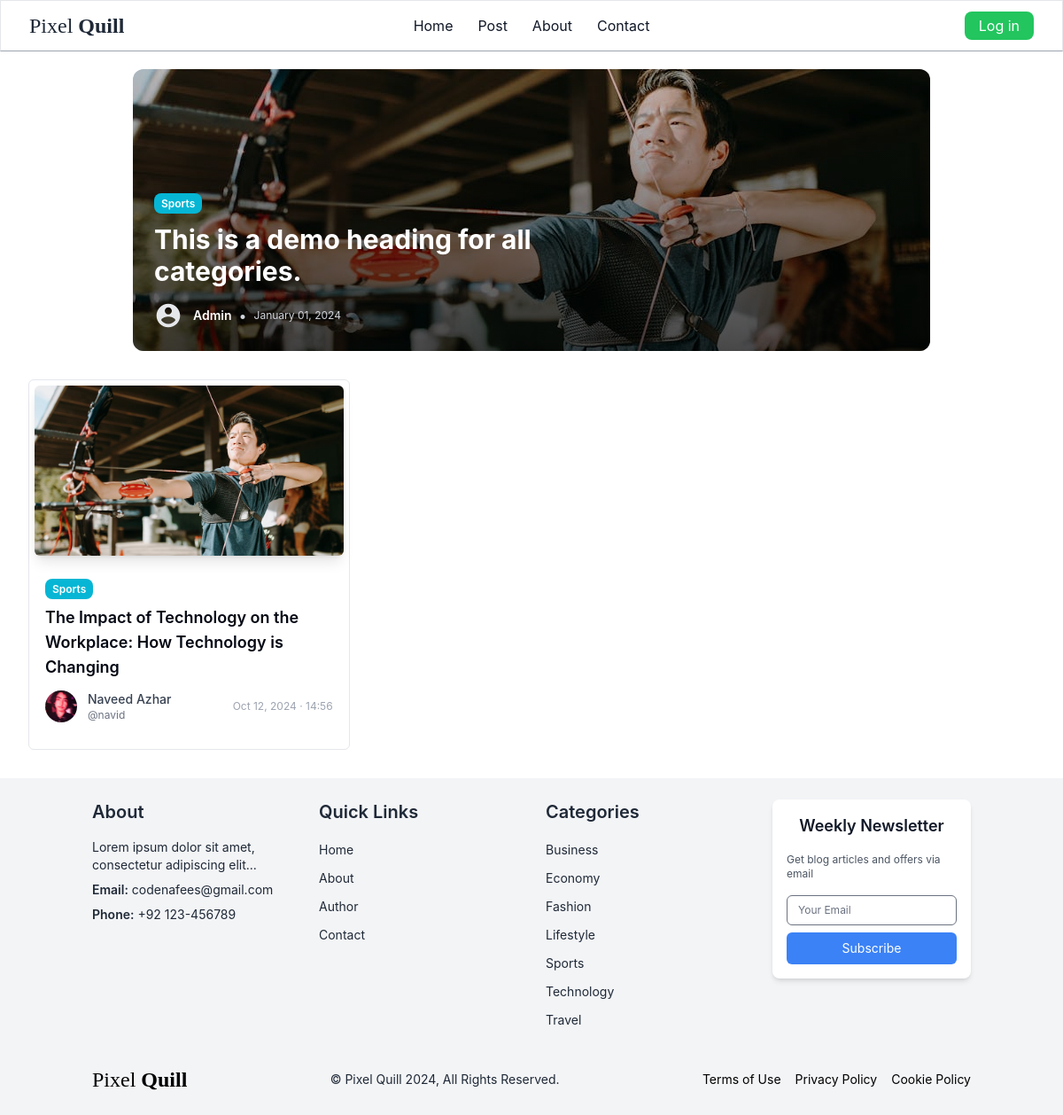
The app's page /category/2/ with its own data.
### core/models.py (models this page shows, shortened)
class Category(models.Model):
     name = models.CharField(max_length=255,  unique=True)
     class Meta:
          verbose_name_plural = 'Categories'
          ordering  = ('name',)
     def __str__(self):
          return self.name

class Blog(models.Model):
     created_by = models.ForeignKey(User, on_delete=models.CASCADE, related_name='author_blogs')
     heading = models.CharField(max_length=255, blank=False, null=True)
     category = models.ForeignKey(Category, on_delete=models.CASCADE, related_name="category_blogs")
     description = models.TextField(max_length=3000, null=True)
     image = models.ImageField(upload_to= 'blog/', null=True)
     added_date = models.DateTimeField(auto_now_add=True, null=True)

### authentication/models.py (models this page shows, shortened)
class Profile(models.Model):
    user =  models.OneToOneField(User, on_delete=models.CASCADE, related_name="profile")
    f_name = models.CharField(max_length=10, default='James')
    l_name = models.CharField(max_length=10, default='Joe')
    job_role = models.CharField(max_length=10, default='_job')
    profile_img = models.ImageField(upload_to='dp_img/', default=get_default_image_path, )
    bio = models.TextField(max_length=400, blank=True)
    acc_created = models.DateTimeField(auto_now_add=True, blank=True, null=True)

### core/views.py (the view)
# urls.py: path('category/<int:pk>/', views.category, name='category'),
def category(request, pk):
     profile = getUserProfile(request=request)
     profiles = Profile.objects.select_related('user').all()
     category = Category.objects.prefetch_related('category_blogs').get(id=pk)
     related_blogs = category.category_blogs.all()
     btn_col = btn_cols[str(category)]
     image = category_imgs[str(category)]
     image_url = static(f"{image}")  # Path to the image
     return render(request, 'core/category.html',
     {
          'related_blogs': related_blogs,
          'btn_col':btn_col,
          'category': category,
          'image_url': image_url,
          'profile': profile,
          'profiles': profiles,
     })

### core/templates/core/category.html (shortened to what this page needs)
{% extends "core/layout.html" %}
{% load static %}
{% load custom_filters %}
{% block content %}
<div class="mx-4 md:mx-8 my-5">
    <div class="w-full flex justify-center items-center">
        <div class="relative rounded-xl overflow-hidden">
            <div class="aspect-[17/6] relative">
                <img src="{{image_url}}" alt="heading image" class="w-full h-full object-cover">
                <div class="absolute inset-0 bg-gradient-to-t from-black/70 to-black/20"></div>
            </div>
            <div class="absolute inset-0 p-4 md:p-6 flex flex-col justify-end">
                <div class="mb-3">
                    <a href="{% url 'category' category.id %}" class="rounded-lg text-xs font-semibold {{btn_col}} text-white py-1 px-2">
                        {{category}}
                    </a>
                </div>
                <h1 class="text-white text-sm md:text-2xl lg:text-3xl font-bold mb-3 md:mb-4 max-w-xl">
                    This is a demo heading for all categories.
                </h1>
                <div class="flex items-center space-x-2 md:space-x-3">
                    <div class="w-6 h-6 md:w-8 md:h-8 text-white rounded-full items-center justify-center inline-block">
                        <svg class="text-gray-200" fill="currentColor" viewBox="0 0 24 24">
                            <path d="M12 2C6.48 2 2 6.48 2 12s4.48 10 10 10 10-4.48 10-10S17.52 2 12 2zm0 3c1.66 0 3 1.34 3 3s-1.34 3-3 3-3-1.34-3-3 1.34-3 3-3zm0 14.2c-2.5 0-4.71-1.28-6-3.22.03-1.99 4-3.08 6-3.08 1.99 0 5.97 1.09 6 3.08-1.29 1.94-3.5 3.22-6 3.22z"/>
                        </svg>
                    </div>
                    <div class="flex items-center space-x-1 md:space-x-2">
                        <span class="text-white text-xs md:text-sm font-semibold">Admin</span>
                        <span class="text-gray-300">•</span>
                        <span class="text-gray-300 text-xs">January 01, 2024</span>
                    </div>
                </div>
            </div>
        </div>
    </div>
    <div class="grid grid-cols-1 sm:grid-cols-2 lg:grid-cols-3 gap-4 md:gap-6 my-6 md:my-8">
        {% for blog in related_blogs %}
            <div class="border p-1.5 rounded-md">
                <a href="{% url 'details' blog.id %}">
                    <img src="{{blog.image.url}}" alt="{{blog.name}}" class="rounded-md w-full h-48 shadow-lg object-cover object-center"/>
                    <div class="mx-3 my-6">
                        <a href="{% url 'category' blog.category.id %}" class="rounded-lg text-xs font-semibold {{btn_col}} text-white py-1 px-2"> {{blog.category}} </a>
                        <div class="bg-white rounded-b-md mt-2">
                            <div class="flex justify-between items-center">
                                <h3 class="text-gray-950 text-base sm:text-lg font-semibold">{{ blog.heading }}</h3>
                            </div>
                        </div>
                        <div class="flex flex-col sm:flex-row items-start sm:items-center justify-between space-y-2 sm:space-y-0 sm:space-x-3 my-3">
                            <div class="flex items-center space-x-3">
                                <a href="{% url 'author' blog.created_by.id %}" class="m-0" >
                                    <div class="w-9 h-9 rounded-full overflow-hidden">
                                        <img src="{{ blog.created_by.id | get_user_dp }}" alt="Author" class="w-full h-full object-cover"/>
                                    </div>
                                </a>
                                <div>
                                    <span class="text-gray-700 text-sm sm:text-[14px] block font-medium">{{ blog.created_by.id | get_user_full_name}}</span>
                                    <span class="text-gray-500 text-xs sm:text-[12px] block">@{{ blog.created_by }}</span>
                                </div>
                            </div>
                            <span class="text-gray-400 text-xs">{{ blog.added_date | get_formated_date }}</span>
                        </div>
                    </div>
                </a>
            </div>
        {% endfor %}
    </div>
</div>
{% endblock %}

### core/templates/core/layout.html (shortened to what this page needs)
{% load static %}
{% load static tailwind_tags %}
<!DOCTYPE html>
<html lang="en">
<head>
	{% tailwind_css %}
</head>
<body class="font-inter">
<header class=" bg-white border border-b-gray-400 text-gray-900 mb-3">
	<nav class="mx-auto flex max-w-7xl items-center justify-between px-6 py-3 lg:px-8 " aria-label="Global">
	<div class="flex lg:flex-1">
		<a href="{% url 'home' %}" class="-m-1.5 p-1.5">
		<h3 class="inline-block font-serif text-2xl font-thin text-gray-800">Pixel <span class="font-semibold">Quill</span></h3>
		</a>
	</div>
	<div class="flex justify-center gap-x-7">
		<a href="{% url 'home' %}" class="text-base font-normal leading-6 bg-transparent  hover:border-b hover:border-gray-900 transition duration-300">Home</a>
		<a href="{% url 'post' %}" class="text-base font-normal leading-6 bg-transparent hover:border-b hover:border-gray-900 transition duration-300">Post</a>
		<a href="#" class="text-base font-normal leading-6 bg-transparent hover:border-b hover:border-gray-900 transition duration-300">About</a>
		<a href="#" class="text-base font-normal leading-6 bg-transparent hover:border-b hover:border-gray-900 transition duration-300">Contact </a>
	</div>
	<div class="hidden lg:flex lg:flex-1 lg:justify-end gap-4">
	{% if request.user.is_authenticated %}
		{% comment %} ! Drawer {% endcomment %}
		<button onclick="openDrawerModal()">
			<div class=" w-9 h-9 rounded-full overflow-hidden">
				{% comment %} * login by superuser or by a staff {% endcomment %}
				{% if request.user.is_superuser or request.user.is_staff %}
					<svg class="text-gray-500 " fill="currentColor" viewBox="0 0 24 24">
						<path d="M12 2C6.48 2 2 6.48 2 12s4.48 10 10 10 10-4.48 10-10S17.52 2 12 2zm0 3c1.66 0 3 1.34 3 3s-1.34 3-3 3-3-1.34-3-3 1.34-3 3-3zm0 14.2c-2.5 0-4.71-1.28-6-3.22.03-1.99 4-3.08 6-3.08 1.99 0 5.97 1.09 6 3.08-1.29 1.94-3.5 3.22-6 3.22z"/>
					</svg>
				{% else %}
					<img src="{{ profile.profile_img.url }}"/>
				{% endif %}
			</div>
		</button>
		<div id="drawerModal" class="hidden z-50" aria-labelledby="slide-over-title" role="dialog" aria-modal="true">
			<div class="fixed inset-0 bg-gray-500 bg-opacity-75 transition-opacity" aria-hidden="true">ll
			</div>
			<div class="fixed inset-0 overflow-hidden">
				<div class="absolute inset-0 overflow-hidden">
					<div class="pointer-events-none fixed inset-y-0 right-0 flex max-w-full pl-10">
						<div class="pointer-events-auto relative w-screen max-w-md">
							<div class="absolute left-0 top-0 -ml-8 flex pr-2 pt-4 sm:-ml-10 sm:pr-4">
								<button onclick="closeDrawerModal()" type="button" class="relative rounded-md text-gray-300 hover:text-white focus:outline-none focus:ring-2 focus:ring-white">
									<span class="absolute -inset-2.5"></span>
									<span class="sr-only">Dashboard</span>
									<svg class="h-6 w-6" fill="none" viewBox="0 0 24 24" stroke-width="1.5" stroke="currentColor" aria-hidden="true" data-slot="icon">
										<path stroke-linecap="round" stroke-linejoin="round" d="M6 18 18 6M6 6l12 12" />
									</svg>
								</button>
							</div>
							{% comment %} navigations {% endcomment %}
							<div class="flex h-full flex-col overflow-y-scroll bg-white py-6 shadow-xl">
								<div class="px-4 sm:px-6">
									<h2 class="text-[22px] font-semibold leading-6 text-gray-900" id="slide-over-title">Dashboard</h2>
									<hr class='border border-b-0 my-3 border-gray-200'>
								</div>
								<div class="relative mt-6 flex-1 justify-between px-4 sm:px-6 space-y-[30px]">
									{% if request.user.is_superuser or request.user.is_staff %}
										<span class="font-seminbold text-[18px] text-red-600 w-full">Admin Logged In</span>
									{% else %}
										<div>
											<a href="{% url 'authentication:user_profile' %}" class="text-gray-700 grids grid-cols-2 flex space-x-7 hover:text-gray-950">
												<svg xmlns="http://www.w3.org/2000/svg" fill="none" viewBox="0 0 24 24" stroke-width="1.5" stroke="currentColor" class="size-6">
													<path stroke-linecap="round" stroke-linejoin="round" d="m2.25 12 8.954-8.955c.44-.439 1.152-.439 1.591 0L21.75 12M4.5 9.75v10.125c0 .621.504 1.125 1.125 1.125H9.75v-4.875c0-.621.504-1.125 1.125-1.125h2.25c.621 0 1.125.504 1.125 1.125V21h4.125c.621 0 1.125-.504 1.125-1.125V9.75M8.25 21h8.25" />
												</svg>
												<div class="font-medium text-[18px]">Profile</div>
											</a>
											<hr class='border border-b-0 my-2 border-gray-100'>
											<a href="{% url 'author' request.user.id %}" class="text-gray-700 grids grid-cols-2 flex space-x-7 hover:text-gray-950">
												<svg xmlns="http://www.w3.org/2000/svg" fill="none" viewBox="0 0 24 24" stroke-width="1.5" stroke="currentColor" class="size-6">
													<path stroke-linecap="round" stroke-linejoin="round" d="M12 7.5h1.5m-1.5 3h1.5m-7.5 3h7.5m-7.5 3h7.5m3-9h3.375c.621 0 1.125.504 1.125 1.125V18a2.25 2.25 0 0 1-2.25 2.25M16.5 7.5V18a2.25 2.25 0 0 0 2.25 2.25M16.5 7.5V4.875c0-.621-.504-1.125-1.125-1.125H4.125C3.504 3.75 3 4.254 3 4.875V18a2.25 2.25 0 0 0 2.25 2.25h13.5M6 7.5h3v3H6v-3Z" />
												</svg>
												<div class="font-medium text-[18px]">Blogs</div>
											</a>
										</div>
									{% endif %}
									<button class="text-base px-4 py-1 bg-red-600 font-normal leading-6 text-white rounded-lg hover:bg-red-700 transition duration-300"  onclick="openLogoutModal()">Log out</button>
									<div id="logoutModal" class="hidden flex fixed z-50 inset-0 bg-gray-800 bg-opacity-75 items-center justify-center">
										<div class="bg-white rounded-lg shadow-lg p-6">
											<h2 class="text-lg font-semibold">Confirm Logout</h2>
											<p class="text-gray-600">Are you sure you want to log out?</p>
											<div class="mt-4 flex justify-end">
											<a href="{% url 'authentication:logout' %}" onclick="confirmLogout()" class="bg-red-600 hover:bg-red-700 text-white text-[14px] px-4 py-1.5 rounded-lg">Yes</a>
											<button onclick="closeLogoutModal()" class="bg-gray-400 hover:bg-gray-500 text-white text-[14px] px-5 py-1.5 rounded-lg ml-2">No</button>
											</div>
										</div>
									</div>
								</div>
							</div>
						</div>
					</div>
				</div>
			</div>
		</div>
		{% else %}
			<a href="{% url 'authentication:login' %}" class="text-base px-4 py-1 bg-green-500 font-normal leading-6 text-white rounded-lg hover:bg-green-600 transition duration-300">Log in</a>
		{% endif %}
	</div>
	</nav>
</header>
{% block content %}   {% endblock %}
    <footer class="bg-gray-100 text-black py-6">
        <div class="container mx-auto px-4">
            <div class="grid grid-cols-1 md:grid-cols-2 lg:grid-cols-4 gap-8">
                <div class="col-span-1 text-gray-800">
                    <h3 class="text-xl mb-4 font-semibold">About</h3>
                    <p class="text-sm mb-2">Lorem ipsum dolor sit amet, consectetur adipiscing elit...</p>
                    <p class="text-sm mb-2"><span class="font-semibold">Email:</span> codenafees@gmail.com</p>
                    <p class="text-sm mb-2"><span class="font-semibold">Phone:</span> +92 123-456789</p>
                </div>
                <div class="col-span-1 text-gray-800">
                    <h3 class="text-xl mb-4 font-semibold">Quick Links</h3>
                    <ul>
                        <li class="mb-2"><a href="{% url 'home' %}" class="text-sm hover:underline">Home</a></li>
                        <li class="mb-2"><a href="#" class="text-sm hover:underline">About</a></li>
                        <li class="mb-2"><a href="#" class="text-sm hover:underline">Author</a></li>
                        <li class="mb-2"><a href="#" class="text-sm hover:underline">Contact</a></li>
                    </ul>
                </div>
                <div class="col-span-1 text-gray-800">
                    <h3 class="text-xl mb-4 font-semibold">Categories</h3>
                    <ul>
                        {% for category in categories %}
                        <li class="mb-2"><a href="{% url 'category' category.id %}" class="text-sm hover:underline">{{ category.name }}</a></li>
                        {% endfor %}
                    </ul>
                </div>
                <div class="col-span-1">
                    <div class="bg-white rounded-lg shadow-md p-4">
                        <h2 class="text-lg font-semibold mb-4 text-gray-900 text-center">Weekly Newsletter</h2>
                        <p class="text-xs text-gray-600 mb-4">Get blog articles and offers via email</p>
                        <form action="#" method="POST">
                            <div class="space-y-2">
                                <input type="email" name="email" id="email" class="text-gray-800 text-xs w-full px-3 py-2 border rounded-md focus:outline-none focus:ring-1 focus:ring-blue-500" placeholder="Your Email">
                                <button type="submit" class="w-full bg-blue-500 hover:bg-blue-600 text-white text-sm py-2 px-4 rounded-md">Subscribe</button>
                            </div>
                        </form>
                    </div>
                </div>
            </div>
            <div class="mt-8 flex flex-col md:flex-row justify-between items-center">
                <a href="#" class="flex items-center mb-4 md:mb-0">
                    <h3 class="inline-block font-serif text-xl sm:text-2xl font-thin">Pixel <span class="font-semibold">Quill</span></h3>
                </a>
                <p class="text-sm font-normal text-gray-800 mb-4 md:mb-0">&copy; Pixel Quill 2024, All Rights Reserved.</p>
                <nav class="flex flex-wrap justify-center md:justify-end space-x-4">
                    <a href="#" class="text-sm font-normal hover:underline">Terms of Use</a>
                    <a href="#" class="text-sm font-normal hover:underline">Privacy Policy</a>
                    <a href="#" class="text-sm font-normal hover:underline">Cookie Policy</a>
                </nav>
            </div>
        </div>
    </footer>
</body>
</html>

### records on screen
Category: name "Sports"
Blog: image (picture), category "Sports", heading "The Impact of Technology on the Workplace: How Technology is Changing", created_by.id|get_user_dp (picture), created_by.id|get_user_full_name "Naveed Azhar", created_by "navid", added_date|get_formated_date "Oct 12, 2024 · 14:56"
Category: name "Business"
Category: name "Economy"
Category: name "Fashion"
Category: name "Lifestyle"
Category: name "Technology"
Category: name "Travel"
